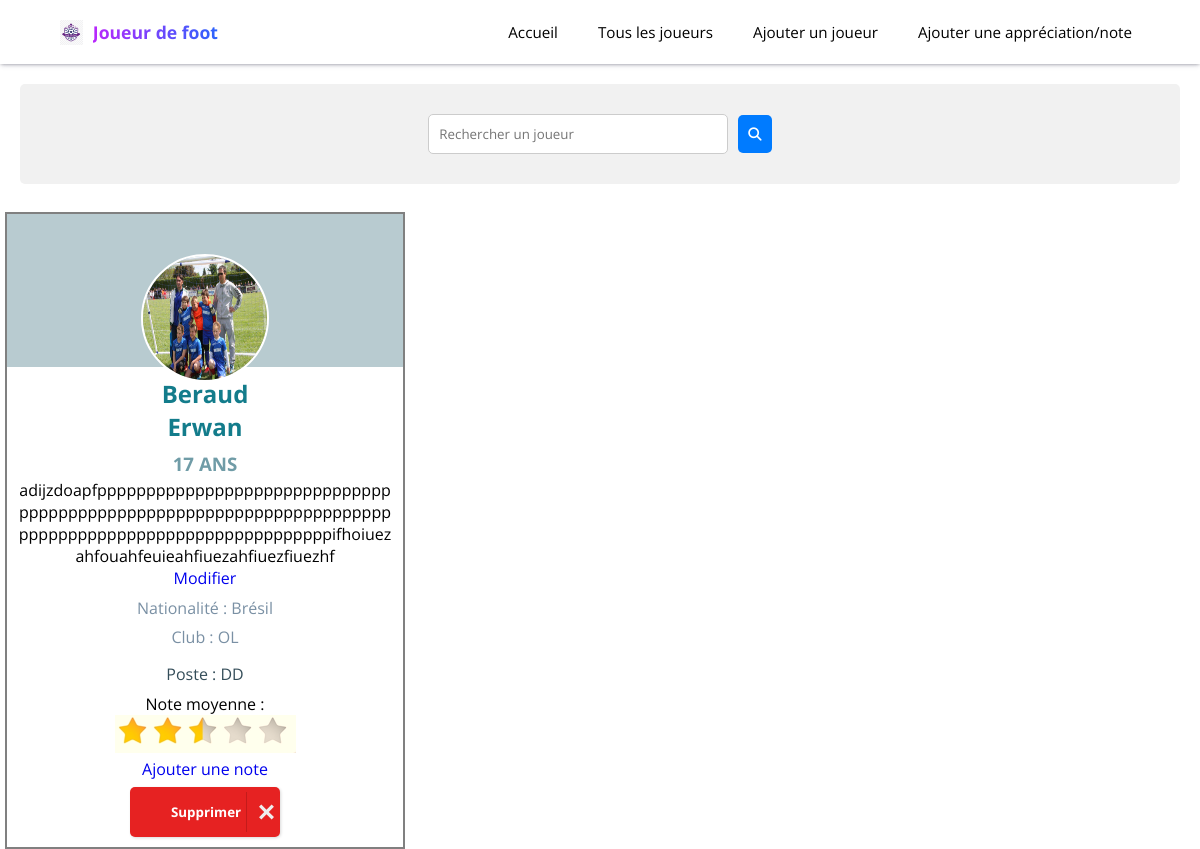
The app's page /all-players.php?playerSearch=Beraud with its own data.
### tables this page shows
CREATE TABLE `joueur` (
  `id` int(255) NOT NULL,
  `nom` varchar(255) NOT NULL,
  `prenom` varchar(255) NOT NULL,
  `age` int(255) NOT NULL,
  `club` varchar(255) NOT NULL,
  `nation` varchar(255) NOT NULL,
  `poste` varchar(255) NOT NULL,
  `appreciation` varchar(255) DEFAULT NULL,
  `note` int(255) DEFAULT NULL,
  `tete` varchar(255) DEFAULT NULL
);

### all-players.php (the view, shortened to what this page needs)
<?php
include 'db_connexion.php';
?>
<!DOCTYPE html>
<html lang="fr">
<head>
    <link rel="stylesheet" href="style.css">
    <link rel="stylesheet" href="https://cdnjs.cloudflare.com/ajax/libs/font-awesome/6.6.0/css/all.min.css" />
</head>
<body>
    <nav>
        <div class="logo">
            <img src="assets/Logo64x64.png" alt="logo" />
            <h1>Joueur de foot</h1>
        </div>
        <ul>
            <li>
                <a href="../football player/index.php">Accueil</a>
            </li>
            <li>
                <a href="../football player/all-players.php">Tous les joueurs</a>
            </li>
            <li>
                <a href="../football player/add-player.php">Ajouter un joueur</a>
            </li>
            <li>
                <a href="#">Ajouter une appréciation/note</a>
            </li>
        </ul>
    </nav>
    <div class="recherche">
        <form method="get">
            <input type="text" name="playerSearch" id="playerSearch" placeholder="Rechercher un joueur" class="searchPlayer">
            <button type="submit" class="submit"><i class="fa-solid fa-magnifying-glass"></i></button>
        </form>
    </div>
    <?php
    $base_sql = 'SELECT * FROM joueur WHERE 1=1';
    if (isset($_GET['playerSearch']) && !empty($_GET['playerSearch'])) {
        $joueur = $_GET['playerSearch'];
        $base_sql .= " AND (nom LIKE :joueur OR prenom LIKE :joueur)";
    }
    try {
        $sql = $conn->prepare($base_sql);
        if (isset($joueur)) {
            $sql->bindValue(':joueur', "%$joueur%");
        }
        $sql->execute();
        $result = $sql->fetchAll(PDO::FETCH_ASSOC);
        if (count($result) > 0) {
    ?>
            <div class="all-cards">
                <?php
                foreach ($result as $row) {
                ?>
                    <div class="container">
                        <div class="card-solo">
                            <div class="card-top">
                                <?php
                                if (!empty($row["tete"])) {
                                    echo "<img class='profil-solo' src='" . htmlspecialchars($row['tete']) . "' width='50', heigth='50'>";
                                } else {
                                    echo "<img class='profil-solo' src='assets/default.jpg' width='100'>";
                                }
                                ?>
                            </div>
                            <div class="card-infos">
                                <div class="nom-prenom">
                                    <h2><?php
                                        echo htmlspecialchars($row['nom']); ?></h2>
                                    <h2><?php
                                        echo htmlspecialchars($row['prenom']) ?></h2>
                                </div>
                                <h3 class="age"><?php echo htmlspecialchars($row['age']) . ' ans' ?></h3>
                                <p class="appreciation">
                                    <?php
                                    if (isset($row['appreciation']) && !is_null($row['appreciation'])) {
                                        echo htmlspecialchars($row['appreciation']);
                                        echo '<a href="../football player/add-appreciation.php?player_id=' . $row['id'] . '"><br>Modifier</a>';
                                    } else {
                                        echo '<a href="../football player/add-appreciation.php?player_id=' . $row['id'] . '">Ajouter une appréciation</a>';
                                    } ?>
                                </p>
                                <p class="nation-club">
                                    <?php
                                    echo 'Nationalité : ' . htmlspecialchars($row['nation']) . '<p class="nation-club"> Club : ' . htmlspecialchars($row['club']) . '</p>'; ?>
                                </p>
                                <p class="poste">
                                    <?php
                                    echo 'Poste : ' . htmlspecialchars($row['poste'])
                                    ?>
                                </p>
                                <p class="moyenne">
                                    <?php
                                    $moy_sql = 'SELECT AVG(note) as moyenne FROM notes WHERE joueur_id = :player_id';
                                    $requ = $conn->prepare($moy_sql);
                                    $requ->bindParam(':player_id', $row['id'], PDO::PARAM_INT);
                                    $requ->execute();
                                    $resultavg = $requ->fetch(PDO::FETCH_ASSOC);
                                    ?>
                                    Note moyenne : <br>
                                    <?php
                                    if ($resultavg && $resultavg['moyenne'] !== null) {
                                        $moyenne = $resultavg['moyenne'];
                                        $rounded_moyenne = round($moyenne * 2) / 2;
                                        $image = '../football player/assets/rating/star-' . $rounded_moyenne . '.PNG';
                                        echo '<img src="' . $image . '">';
                                    } else {
                                        echo "Non noté";
                                    }
                                    ?>
                                </p>
                                <a href="../football player/add-rating.php?player_id=<?php echo $row['id'] ?>" class="add-rating-link">Ajouter une note</a>
                                <a href="../football player/remove-player.php?id=<?php echo $row['id'] ?>" class="delete-link">
                                    <button class="noselect delete"><span class="text">Supprimer</span><span class="icon"><svg xmlns="http://www.w3.org/2000/svg" width="24" height="24" viewBox="0 0 24 24">
                                                <path d="M24 20.188l-8.315-8.209 8.2-8.282-3.697-3.697-8.212 8.318-8.31-8.203-3.666 3.666 8.321 8.24-8.206 8.313 3.666 3.666 8.237-8.318 8.285 8.203z"></path>
                                            </svg></span></button>
                                </a>
                            </div>
                        </div>
                    </div>
                <?php
                } ?>
            </div>
    <?php
        } else {
            echo "<p>Aucun joueur trouvé.</p>";
        }
    } catch (PDOException $e) {
        echo "Erreur dans la requête SQL: " . $e->getMessage();
    }
    ?>
</body>
</html>

### style.css (style rules this page uses)
* { font-family: "Open Sans", sans-serif; font-optical-sizing: auto; font-style: normal; }
h2, h3, p { margin: 0; }
* { box-sizing: border-box; -webkit-font-smoothing: antialiased; -moz-osx-font-smoothing: grayscale; }
body { padding: 0; margin: 0; font-family: "Poppins", sans-serif; }
nav { padding: 5px 5%; display: flex; justify-content: space-between; align-items: center; box-shadow: rgba(50, 50, 93, 0.25) 0px 2px 5px -1px, rgba(0, 0, 0, 0.3) 0px 1px 3px -1px; z-index: 1; }
nav .logo { display: flex; align-items: center; }
nav .logo img { height: 25px; width: auto; margin-right: 10px; }
nav .logo h1 { font-size: 1.1rem; background: linear-gradient(to right, #b927fc 0%, #2c64fc 100%); -webkit-background-clip: text; background-clip: text; -webkit-text-fill-color: transparent; }
nav ul { list-style: none; display: flex; }
nav ul li { margin-left: 1.5rem; }
nav ul li a { text-decoration: none; color: #000; font-size: 95%; font-weight: 400; padding: 4px 8px; border-radius: 5px; }
.all-cards { display: grid; grid-template-columns: repeat(3, 1fr); grid-gap: 10px; grid-auto-rows: minmax(100px, auto); margin-left: 5px; margin-top: 2%; }
.recherche { margin: 20px; padding: 10px; background-color: #f1f1f1; border-radius: 5px; display: flex; justify-content: center; align-items: center; height: 100px; }
.recherche form { display: flex; justify-content: center; align-items: center; }
.searchPlayer { padding: 10px; width: 300px; margin-right: 10px; border-radius: 5px; border: 1px solid #ccc; }
.recherche form button { padding: 10px; background-color: #007BFF; color: white; border: none; border-radius: 5px; cursor: pointer; }
.card-solo { border: 2px solid grey; width: 400px; min-height: 450px; display: flex; flex-direction: column; justify-content: flex-start; align-items: center; }
.card-top { background-color: #B8CBD0; text-align: center; width: 100%; padding: 10px 0; }
.card-infos { display: flex; flex-direction: column; align-items: center; width: 100%; padding: 10px; box-sizing: border-box; }
.container { margin-top: 1%; display: flex; flex-direction: row; justify-content: center; }
.profil-solo { height: 8em; width: 8em; border-radius: 50%; border: solid 2px white; position: relative; top: 30px; }
.nom-prenom { display: flex; flex-direction: column; align-items: center; color: #137C8B; }
.age { color: #709CA7 ; margin-top: 2%; text-transform: uppercase; }
.nation-club { color: #7A90A4; margin-top: 2%; }
.poste { color: #344D59; margin-top: 4%; }
.appreciation { text-align: center; margin-top: 1%; word-wrap: break-word; overflow-wrap: break-word; overflow: hidden; text-overflow: ellipsis; max-width: 100%; }
.appreciation a { text-decoration: none; }
.delete { width: 150px; height: 50px; cursor: pointer; display: flex; align-items: center; background: red; border: none; border-radius: 5px; box-shadow: 1px 1px 3px rgba(0,0,0,0.15); background: #e62222; }
.delete, .delete span { transition: 200ms; }
.delete .text { transform: translateX(35px); color: white; font-weight: bold; }
.delete .icon { position: absolute; border-left: 1px solid #c41b1b; transform: translateX(110px); height: 40px; width: 40px; display: flex; align-items: center; justify-content: center; }
.delete svg { width: 15px; fill: #eee; }
.delete-link { text-decoration: none; margin-top: 2%; }
.moyenne { text-align: center; margin-top: 2%; }
.add-rating-link { text-decoration: none; }

### records on screen
joueur: tete (picture), nom "Beraud", prenom "Erwan", age "17", appreciation "adijzdoapfppppppppppppppppppppppppppppppppppppppppppppppppppppppppppppppppppppppppppppppppppppppppppppppppppppifhoiuezahfouahfeuieahfiuezahfiuezfiuezhf", nation "Brésil", club "OL", poste "DD"
